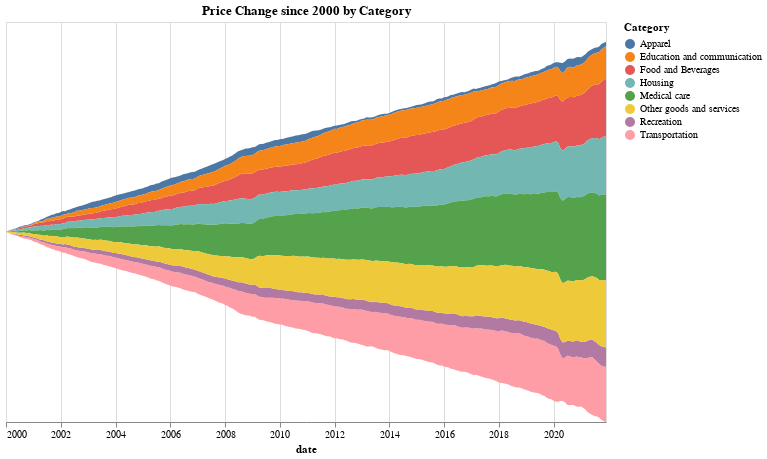

The cell this chart's notebook holds for it:
### Code cell
# Area/Stream Chart
alt.Chart(df[['date','change','Category']][(df['date'] >= start_date) & (df['date'] <= end_date)],title='Price Change since ' + str(start_year) + ' by Category').mark_area().encode(
    x = alt.X('date'),
    y = alt.Y('change', stack='center', axis=None),
    color = 'Category'
).properties(height=400, width=600).interactive()

### Figure 1 — Vega-Lite specification as saved in the notebook (floating-point values rounded to 4 significant figures; data arrays with more than 128 entries replaced by an {"elided": "..."} marker saying what was removed)
{"config": {"view": {"continuousWidth": 400, "continuousHeight": 300}}, "data": {"name": "data-1181091a303f21e78dbb0b7301dee650"}, "mark": "area", "encoding": {"color": {"field": "Category", "type": "nominal"}, "x": {"field": "date", "type": "temporal"}, "y": {"axis": null, "field": "change", "stack": "center", "type": "quantitative"}}, "height": 400, "selection": {"selector069": {"type": "interval", "bind": "scales", "encodings": ["x", "y"]}}, "title": "Price Change since 2000 by Category", "width": 600, "$schema": "https://vega.github.io/schema/vega-lite/v4.17.0.json", "datasets": {"data-1181091a303f21e78dbb0b7301dee650": {"elided": "2112 records"}}}
